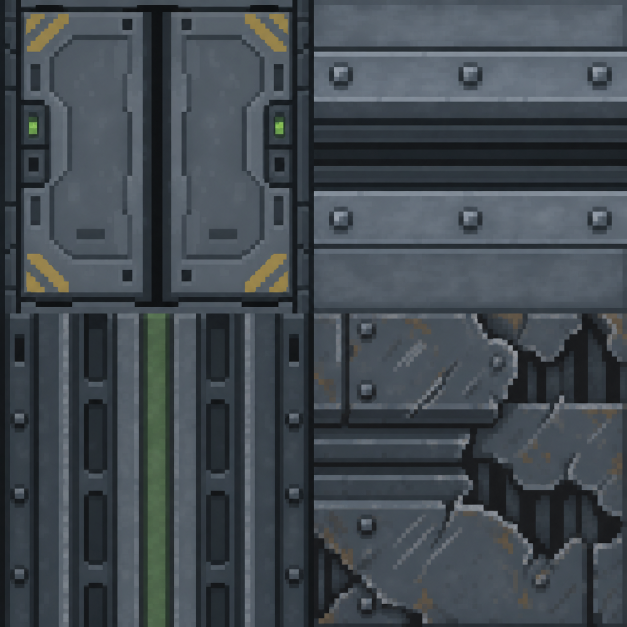
#> input picture art/doors-v1/source-atlas.png, 1254 x 1254 px (shown at 1/2 size)
$ python pixelize_doors.py
#> lines starting #> are read from the running program, lines starting #| are printed output that depends on the picture
### tools/pixelize_terrain.py
"""Generated 4x4 source -> shared 32-color RGB555 32px terrain sprites.

python tools/pixelize_terrain.py
Deterministic nearest-neighbor sampling, binary alpha, no dithering.
Requires Pillow; source and prompt remain in art/terrain-v1/.
"""
from pathlib import Path
from functools import lru_cache
import hashlib
import json
import struct
import zlib
from PIL import Image, ImageDraw, __version__

ROOT=Path(__file__).resolve().parents[1]
SOURCE=ROOT/'art/terrain-v1/source-atlas.png'
OUT=ROOT/'assets/pixel/terrain-v1'
NAMES=['floor-metal','floor-grate','floor-restroom','floor-checkpoint',
       'toilet','sink','counter','scanner','locker','bench','cover','barrel',
       'terminal','case','door','partition']
FLOOR_GAIN=[.78,.78,.53,.74]
def pixels(image):return image.get_flattened_data() if hasattr(image,'get_flattened_data') else image.getdata()

def rgb5(v):return round(round(v*31/255)*255/31)

def save_indexed(image,path):
    image.save(path,bits=8,optimize=False,transparency=0)
    # Pillow pads an 8-bit PLTE to 256 slots. Keep only our 32 defined colors;
    # all encoded pixel indices are <=31, so this remains a standard indexed PNG.
    raw=path.read_bytes();out=bytearray(raw[:8]);pos=8
    while pos<len(raw):
        length=struct.unpack('>I',raw[pos:pos+4])[0];kind=raw[pos+4:pos+8];data=raw[pos+8:pos+8+length]
        if kind==b'PLTE':data=data[:96]
        out.extend(struct.pack('>I',len(data))+kind+data+struct.pack('>I',zlib.crc32(kind+data)&0xffffffff));pos+=12+length
    path.write_bytes(out)

# [40 lines left out: function process, not called in this run]

# [1 lines that do not run on import are left out]

### tools/pixelize_doors.py
"""Generated atlas -> four true 32px textures, shared RGB555 palette, no dither."""
from pathlib import Path
from functools import lru_cache
import hashlib,json
from PIL import Image, __version__
from pixelize_terrain import rgb5,save_indexed,pixels
ROOT=Path(__file__).resolve().parents[1]
SOURCE=ROOT/'art/doors-v1/source-atlas.png'
OUT=ROOT/'assets/pixel/doors-v1'
def build():
    source=Image.open(SOURCE).convert('RGB')
    canvas=source.resize((64,64),Image.Resampling.NEAREST)
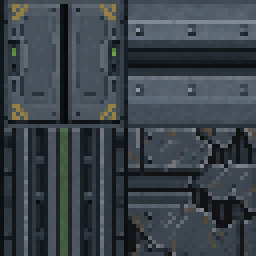
#> canvas: PIL image 64x64 RGB (shown 4 times larger); mean R, G, B 58.5, 66.5, 73.3
    raw=canvas.quantize(colors=24,method=Image.Quantize.MEDIANCUT,dither=Image.Dither.NONE).getpalette()[:72]
#> raw = 72 values, max 125 at index 1, min 12 at index 69, mean 67.61
    colors=[tuple(rgb5(v) for v in raw[i:i+3]) for i in range(0,72,3)]
#> colors = 24 items, first 6: (123, 123, 115), (99, 107, 115), (90, 99, 115), (90, 99, 107), (82, 99, 107), (82, 90, 99)
    @lru_cache(maxsize=None)
    def index(p):return 1+min(range(len(colors)),key=lambda i:sum((p[k]-colors[i][k])**2 for k in range(3)))
    result=Image.new('P',canvas.size);result.putpalette([0,0,0]+[v for c in colors for v in c]);result.putdata([index(p) for p in pixels(canvas)])
#> after `result = Image.new('P', canvas.size)`: result: PIL image 64x64 P; every value is 0
#> after `result.putdata([index(p) for p in pixels(canvas)])`:
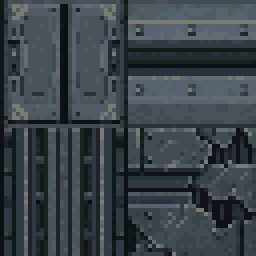
#> result: PIL image 64x64 P (shown 4 times larger); mean R, G, B 58.8, 66.3, 73.3
    OUT.mkdir(parents=True,exist_ok=True);save_indexed(result,OUT/'atlas.png')
    sprites={}
    for i,name in enumerate(['closed','cap','jamb','damaged']):
        x,y=i%2*32,i//2*32;save_indexed(result.crop((x,y,x+32,y+32)),OUT/f'{name}.png')
        sprites[name]={'x':x,'y':y,'size':32,'sha256':hashlib.sha256((OUT/f'{name}.png').read_bytes()).hexdigest()}
#> this loop made 4 passes
#> pass 1, in save_indexed (call 2), `image.save(path,bits=8,optimize=False,transparency=0)`:
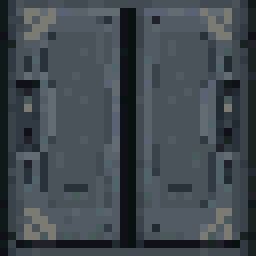
#> saved as closed.png: PIL image 32x32 P (shown 8 times larger); mean R, G, B 65, 72.6, 79.5
#> pass 2, in save_indexed (call 3), `image.save(path,bits=8,optimize=False,transparency=0)`:
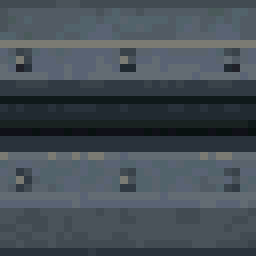
#> saved as cap.png: PIL image 32x32 P (shown 8 times larger); mean R, G, B 69, 77.4, 85.2
#> after the loop, sprites = 4 items
    result.resize((512,512),Image.Resampling.NEAREST).save(OUT/'preview.png')
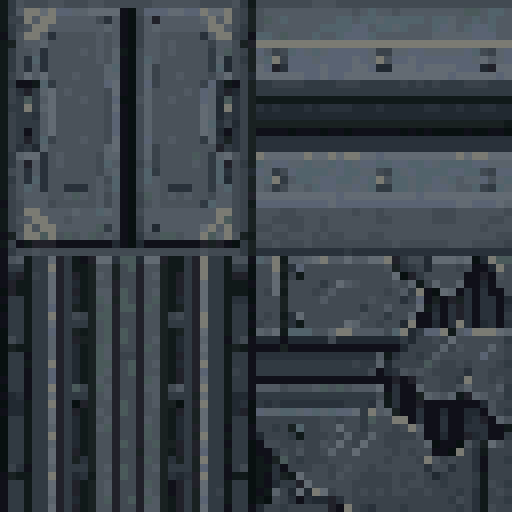
#> saved as preview.png: PIL image 512x512 P; mean R, G, B 58.8, 66.3, 73.3
    (OUT/'atlas.json').write_text(json.dumps({'source_sha256':hashlib.sha256(SOURCE.read_bytes()).hexdigest(),'pillow':__version__,'rgbBits':5,'colors':24,'sampling':'nearest','dither':False,'sprites':sprites},indent=2)+'\n',encoding='utf-8')
    print('Wrote four 32px door textures')
if __name__=='__main__':build()
